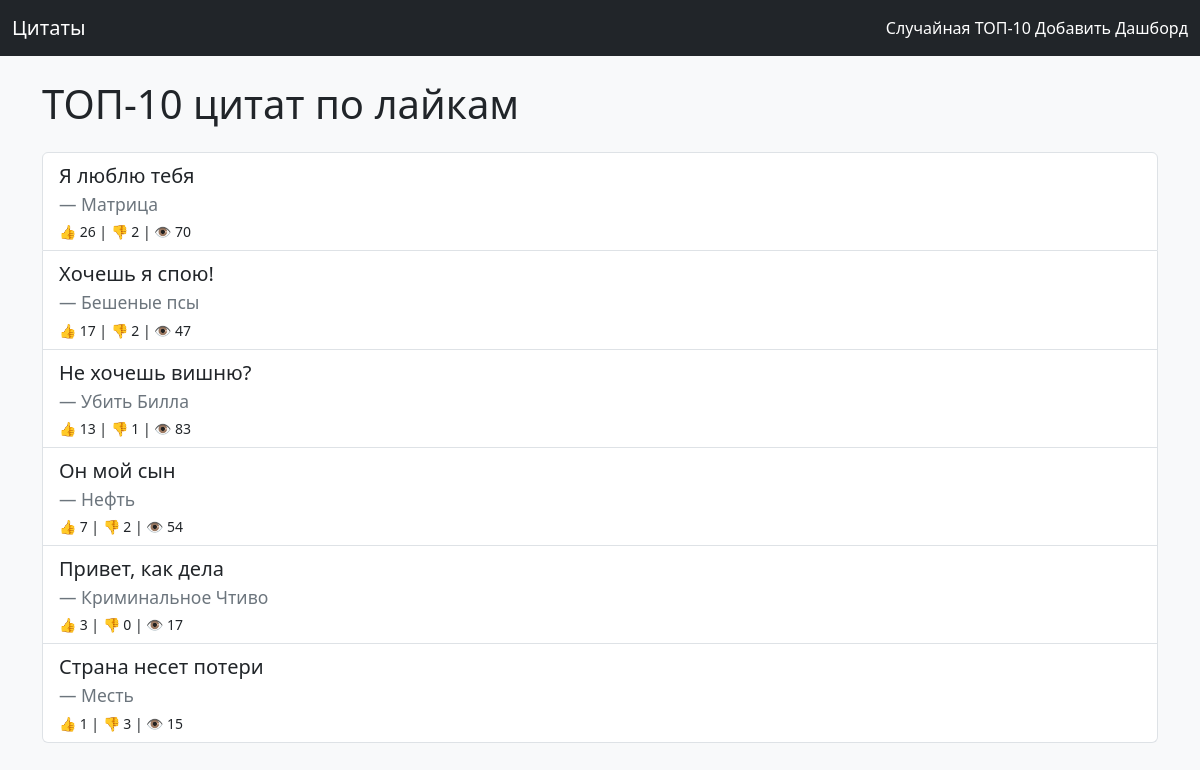
The page /top/ on the database as committed earlier.
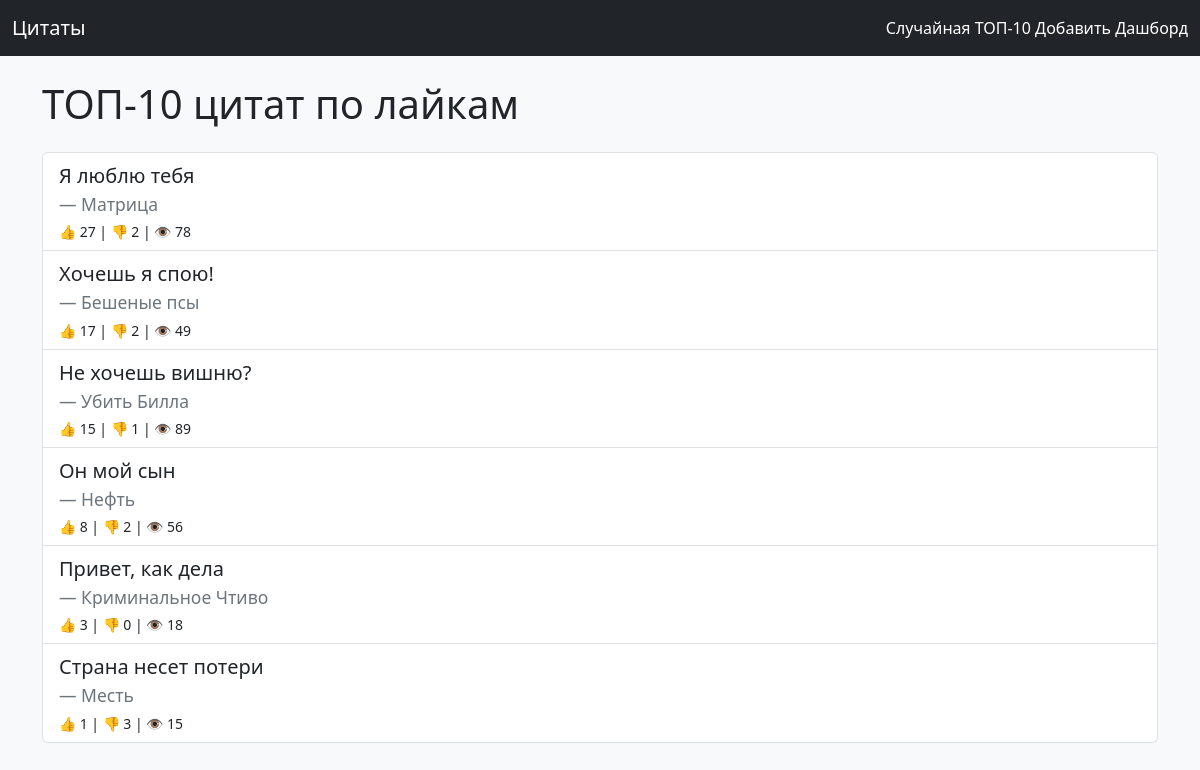
The same page on the database as committed later.
### quotes/models.py (models this page shows, shortened)
class Quote(models.Model):
    text = models.TextField(unique=True)
    source = models.CharField(max_length=255)
    weight = models.PositiveIntegerField(default=1)
    views = models.PositiveIntegerField(default=0)
    likes = models.IntegerField(default=0)
    dislikes = models.IntegerField(default=0)
    created_at = models.DateTimeField(auto_now_add=True)
    class Meta:
        ordering = ["-created_at"]

### quotes/views.py (the view)
# urls.py: path("top/", views.top_quotes, name="top_quotes"),
def top_quotes(request):
    quotes = Quote.objects.order_by("-likes", "-views")[:10]
    return render(request, "quotes/top_quotes.html", {"quotes": quotes})

### quotes/templates/quotes/top_quotes.html (shortened to what this page needs)
{% extends "quotes/base.html" %}
{% block content %}
  <h1 class="mb-4">ТОП-10 цитат по лайкам</h1>
  <div class="list-group">
    {% for q in quotes %}
      <div class="list-group-item">
        <blockquote class="blockquote mb-1">
          <p>{{ q.text }}</p>
          <footer class="blockquote-footer">{{ q.source }}</footer>
        </blockquote>
        <small>👍 {{ q.likes }} | 👎 {{ q.dislikes }} | 👁 {{ q.views }}</small>
      </div>
    {% empty %}
      <div class="alert alert-warning">Нет цитат.</div>
    {% endfor %}
  </div>
{% endblock %}

### quotes/templates/quotes/base.html (shortened to what this page needs)
{% load static %}
<!DOCTYPE html>
<html lang="ru">
<head>
  <link href="https://cdn.jsdelivr.net/npm/bootstrap@5.3.3/dist/css/bootstrap.min.css" rel="stylesheet">
</head>
<body class="bg-light">
<nav class="navbar navbar-expand-lg navbar-dark bg-dark mb-4">
  <div class="container-fluid">
    <a class="navbar-brand" href="{% url 'random_quote' %}">Цитаты</a>
    <div>
      <a class="nav-link d-inline text-white" href="{% url 'random_quote' %}">Случайная</a>
      <a class="nav-link d-inline text-white" href="{% url 'top_quotes' %}">ТОП-10</a>
      <a class="nav-link d-inline text-white" href="{% url 'add_quote' %}">Добавить</a>
      <a class="nav-link d-inline text-white" href="{% url 'dashboard' %}">Дашборд</a>
    </div>
  </div>
</nav>
<div class="container">
  {% block content %}{% endblock %}
</div>
</body>
</html>

Rows that differ between the two databases and show on the page:
changed Quote "Я люблю тебя": likes "26" → "27"; views "70" → "78"
changed Quote "Хочешь я спою!": views "47" → "49"
changed Quote "Не хочешь вишню?": likes "13" → "15"; views "83" → "89"
changed Quote "Он мой сын": likes "7" → "8"; views "54" → "56"
changed Quote "Привет, как дела": views "17" → "18"
